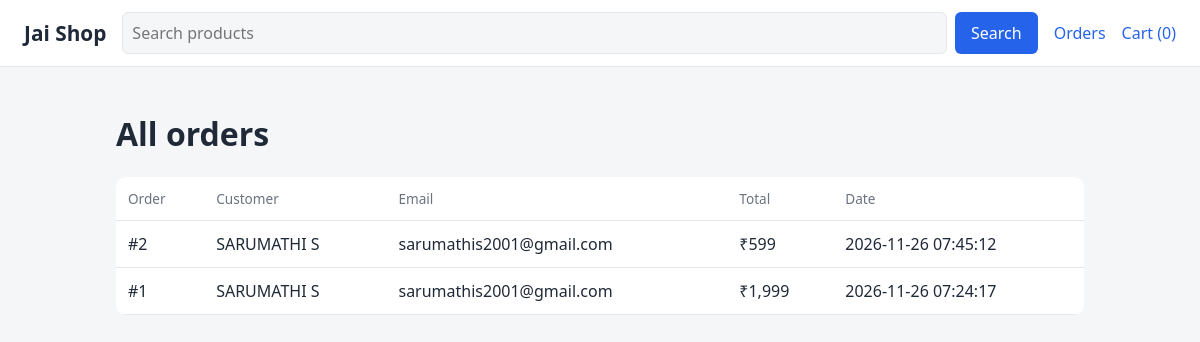
The page /orders on the database its author committed.
### tables this page shows
CREATE TABLE orders (
            id INTEGER PRIMARY KEY AUTOINCREMENT,
            customer_name TEXT NOT NULL,
            email TEXT NOT NULL,
            address TEXT NOT NULL,
            total REAL NOT NULL,
            created_at TIMESTAMP DEFAULT CURRENT_TIMESTAMP
        );

### app.py (the view)
@app.route("/orders")
def orders():
    rows = get_db().execute("SELECT * FROM orders ORDER BY id DESC").fetchall()
    return render_template("orders.html", orders=rows)

### app.py (called while the page is built)
def get_db():
    if "db" not in g:
        g.db = sqlite3.connect(DATABASE)
        g.db.row_factory = sqlite3.Row
    return g.db

@app.context_processor
def inject_cart_count():
    return {"cart_count": sum(session.get("cart", {}).values())}

### templates/orders.html (shortened to what this page needs)
{% extends "base.html" %}
{% block content %}
<h1>All orders</h1>
{% if orders %}
<table>
  <thead><tr><th>Order</th><th>Customer</th><th>Email</th><th>Total</th><th>Date</th></tr></thead>
  <tbody>
  {% for o in orders %}
    <tr>
      <td>#{{ o.id }}</td><td>{{ o.customer_name }}</td><td>{{ o.email }}</td>
      <td>₹{{ "{:,.0f}".format(o.total) }}</td><td>{{ o.created_at }}</td>
    </tr>
  {% endfor %}
  </tbody>
</table>
{% else %}
<p class="muted">No orders yet.</p>
{% endif %}
{% endblock %}

### static/style.css (style rules this page uses)
:root { --bg: #f5f6f8; --surface: #fff; --text: #1f2937; --muted: #6b7280; --border: #e5e7eb; --primary: #2563eb; --danger: #b91c1c; }
* { box-sizing: border-box; }
body { margin: 0; font-family: system-ui, -apple-system, "Segoe UI", sans-serif; background: var(--bg); color: var(--text); }
table { width: 100%; border-collapse: collapse; background: var(--surface); border-radius: 10px; overflow: hidden; }
th, td { text-align: left; padding: 12px; border-bottom: 1px solid var(--border); }
th { color: var(--muted); font-weight: 500; font-size: 0.85rem; }

### rows shown on the page
orders: id "2", customer_name "SARUMATHI S", email "sarumathis2001@gmail.com", total "599", created_at "2026-11-26 07:45:12"
orders: id "1", customer_name "SARUMATHI S", email "sarumathis2001@gmail.com", total "1,999", created_at "2026-11-26 07:24:17"

### other values the page prints
{{ cart_count }} "0"
